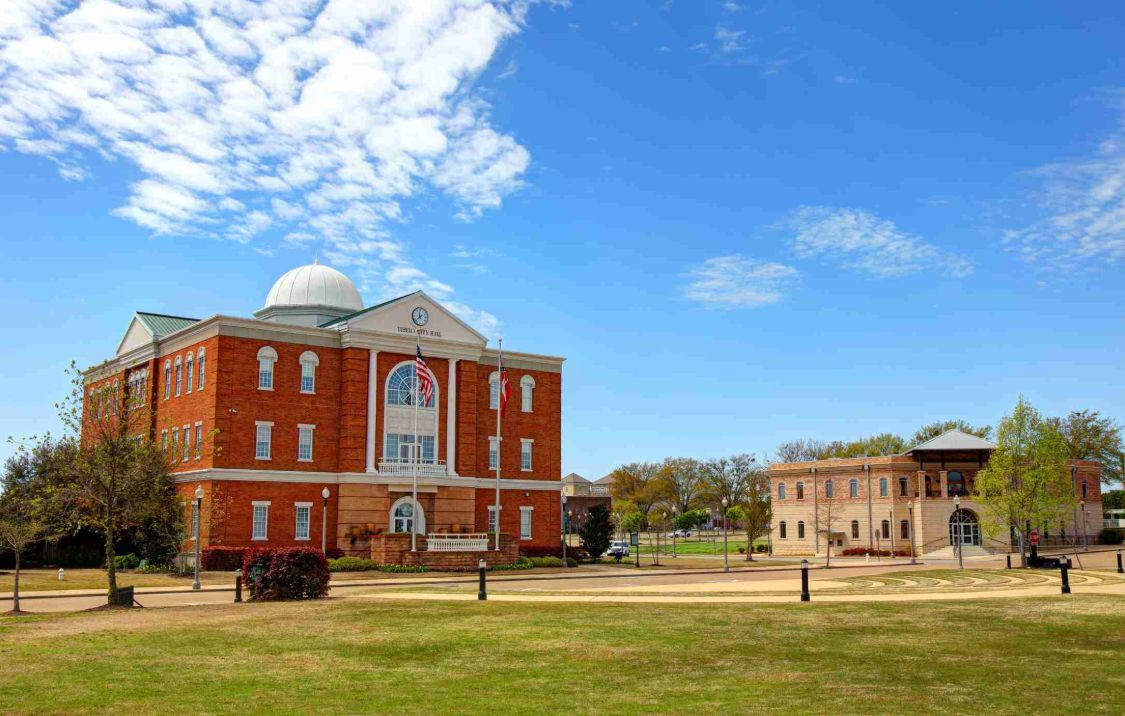
#> input picture build/source/tupelo_city_hall_cover.jpg, 1125 x 716 px
$ python make_cover.py
#> lines starting #> are read from the running program, lines starting #| are printed output that depends on the picture
from PIL import Image
import numpy as np

def make_cover(src, out, W=1500, H=1000,
               left_a=0.80, left_span=0.62,
               top_a=0.50, top_span=0.55,
               base=0.14, tint=(8,18,38)):
#> called with src = 'build/source/tupelo_city_hall_cover.jpg', out = 'build/cover.jpg', W = 1500, H = 1000, left_a = 0.8, left_span = 0.6, top_a = 0.4, top_span = 0.66
    im = Image.open(src).convert("RGB")
#> im is the input picture: PIL image 1125x716 RGB; mean R, G, B 132.3, 151.2, 158.9
    # crop to 3:2 (center)
    w,h = im.size
#> w = 1125; h = 716
    target = W/H
    if w/h > target:
        nw = int(h*target); x0=(w-nw)//2
#> after `nw = int(h * target)`: nw = 1074
#> after `x0 = (w - nw) // 2`: x0 = 25
        im = im.crop((x0,0,x0+nw,h))
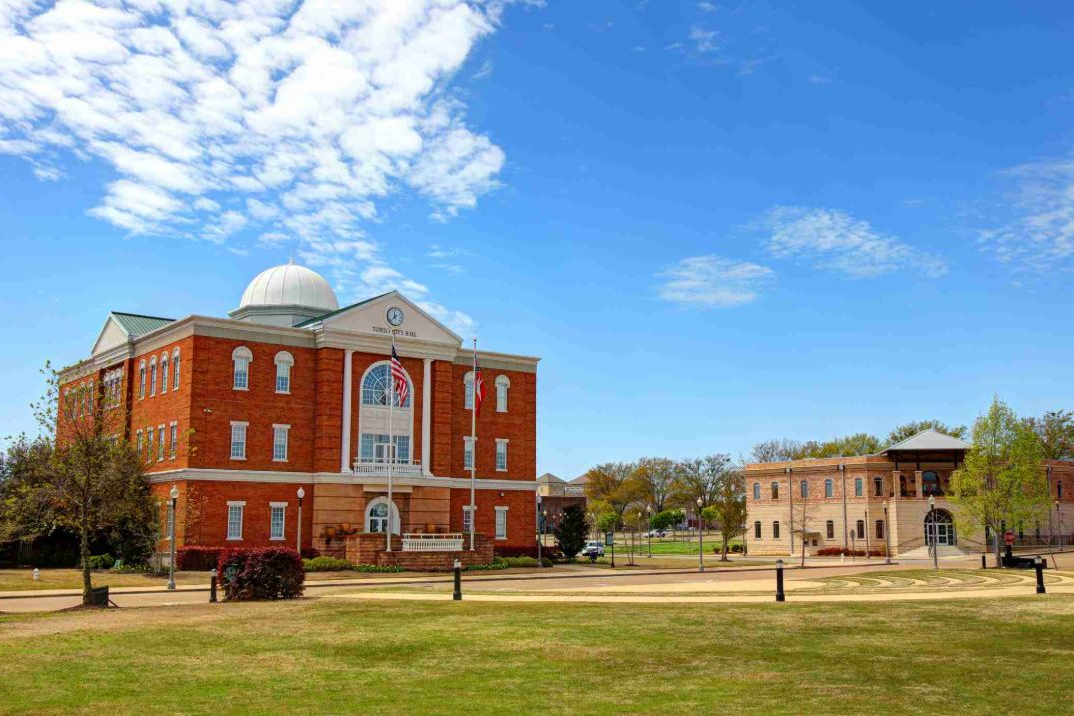
#> im: PIL image 1074x716 RGB; mean R, G, B 132.3, 150.9, 158.4
    else:
        nh = int(w/target); y0=(h-nh)//2
        im = im.crop((0,y0,w,y0+nh))
    im = im.resize((W,H), Image.LANCZOS)
#> im: PIL image 1500x1000 RGB
    arr = np.asarray(im).astype(float)
    xs = np.linspace(0,1,W)[None,:]
    ys = np.linspace(0,1,H)[:,None]
    aL = np.clip(left_a*(1 - xs/left_span),0,1)      # dark on left
    aT = np.clip(top_a*(1 - ys/top_span),0,1)        # dark on top
    a = 1-(1-aL)*(1-aT)                              # combine
    a = np.clip(a + base, 0, 1)                       # overall base darken
    a = a[:,:,None]
    tint = np.array(tint,float)[None,None,:]
    out_arr = arr*(1-a) + tint*a
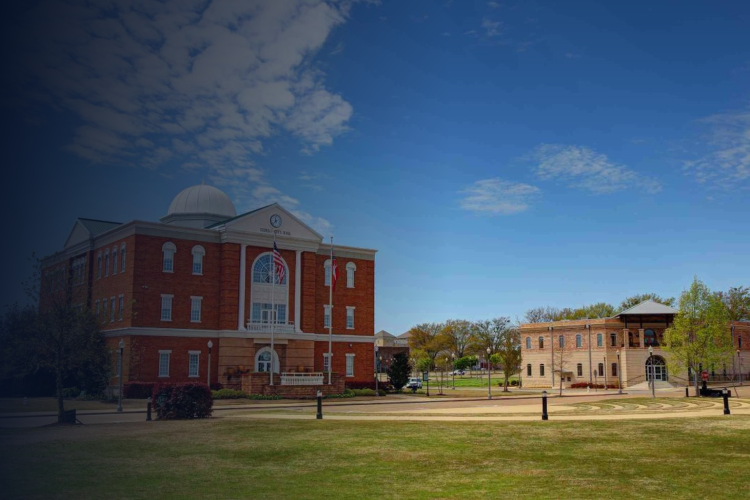
#> out_arr: shape (1000, 1500, 3) float64 (shown at 1/2 size); mean R, G, B 72.6, 87.2, 98.4
    Image.fromarray(out_arr.astype('uint8')).save(out, quality=92)

if __name__=="__main__":
    import os
    base=os.path.dirname(os.path.abspath(__file__))
    src=os.path.join(base,"source")
    # Cover: Tupelo City Hall with a navy legibility scrim (dark top-left for the headline)
    make_cover(os.path.join(src,"tupelo_city_hall_cover.jpg"),
               os.path.join(base,"cover.jpg"),
               left_a=0.80, left_span=0.60, top_a=0.40, top_span=0.66, base=0.12)
    print("wrote cover.jpg")
    # Back page: downtown Tupelo, no scrim (no text overlays it)
    make_cover(os.path.join(src,"tupelo_downtown_backpage.jpg"),
               os.path.join(base,"back.jpg"),
               left_a=0, top_a=0, base=0)
#> call 2 of make_cover, with out = 'build/back.jpg', W = 1500, H = 1000, left_a = 0, left_span = 0.62, top_a = 0, top_span = 0.55, base = 0
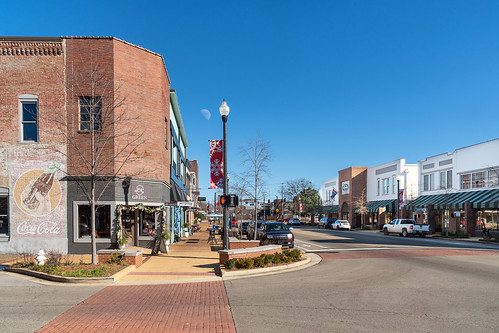
#> input picture build/source/tupelo_downtown_backpage.jpg, 499 x 333 px
#> in make_cover, im is the input picture: PIL image 499x333 RGB; mean R, G, B 112.7, 133.4, 151.1
#> in make_cover (call 2), `im = im.crop((0,y0,w,y0+nh))`:
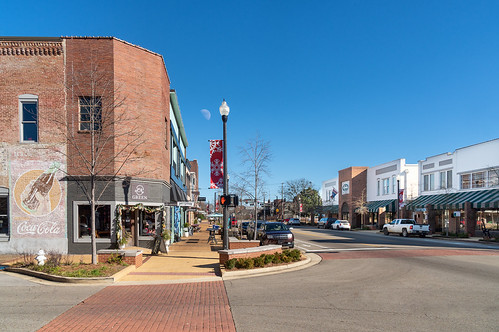
#> im: PIL image 499x332 RGB; mean R, G, B 112.6, 133.4, 151.2
#> in make_cover (call 2), `im = im.resize((W,H), Image.LANCZOS)`:
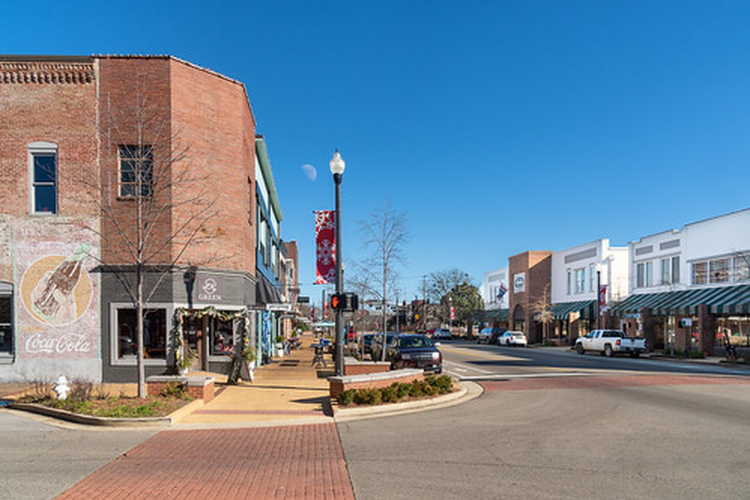
#> im: PIL image 1500x1000 RGB (shown at 1/2 size); mean R, G, B 112.6, 133.4, 151.2
    print("wrote back.jpg")
